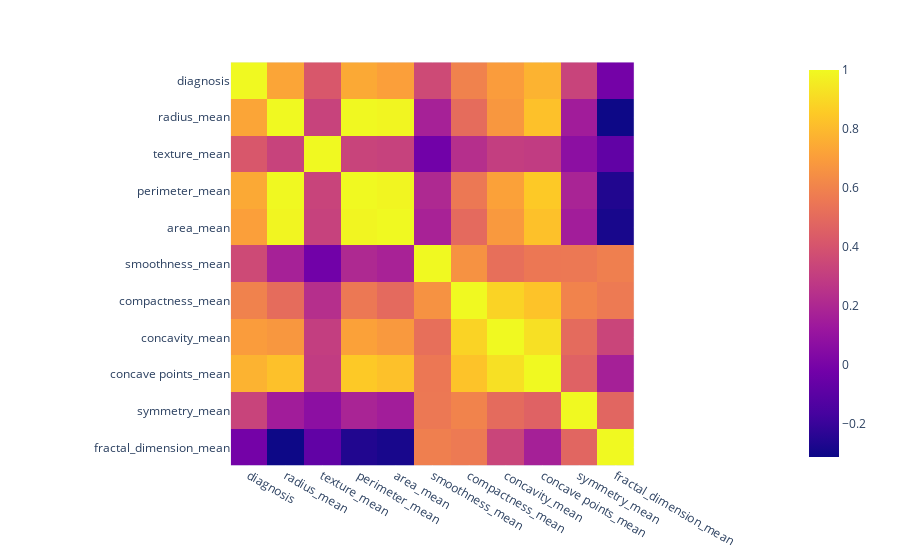

Notebook code for this chart:
### Code cell
plt.figure(figsize=(15, 10))


fig = px.imshow(data[cols].corr());
fig.show()

### Figure 1 — Plotly figure (JSON) as saved in the notebook; plotly's stock layout.template omitted (floating-point values rounded to 4 significant figures)
{"data": [{"coloraxis": "coloraxis", "hovertemplate": "x: %{x}<br>y: %{y}<br>color: %{z}<extra></extra>", "name": "0", "type": "heatmap", "x": ["diagnosis", "radius_mean", "texture_mean", "perimeter_mean", "area_mean", "smoothness_mean", "compactness_mean", "concavity_mean", "concave points_mean", "symmetry_mean", "fractal_dimension_mean"], "xaxis": "x", "y": ["diagnosis", "radius_mean", "texture_mean", "perimeter_mean", "area_mean", "smoothness_mean", "compactness_mean", "concavity_mean", "concave points_mean", "symmetry_mean", "fractal_dimension_mean"], "yaxis": "y", "z": [[1, 0.73, 0.4152, 0.7426, 0.709, 0.3586, 0.5965, 0.6964, 0.7766, 0.3305, -0.01284], [0.73, 1, 0.3238, 0.9979, 0.9874, 0.1706, 0.5061, 0.6768, 0.8225, 0.1477, -0.3116], [0.4152, 0.3238, 1, 0.3295, 0.3211, -0.02339, 0.2367, 0.3024, 0.2935, 0.0714, -0.07644], [0.7426, 0.9979, 0.3295, 1, 0.9865, 0.2073, 0.5569, 0.7161, 0.851, 0.183, -0.2615], [0.709, 0.9874, 0.3211, 0.9865, 1, 0.177, 0.4985, 0.686, 0.8233, 0.1513, -0.2831], [0.3586, 0.1706, -0.02339, 0.2073, 0.177, 1, 0.6591, 0.522, 0.5537, 0.5578, 0.5848], [0.5965, 0.5061, 0.2367, 0.5569, 0.4985, 0.6591, 1, 0.8831, 0.8311, 0.6026, 0.5654], [0.6964, 0.6768, 0.3024, 0.7161, 0.686, 0.522, 0.8831, 1, 0.9214, 0.5007, 0.3368], [0.7766, 0.8225, 0.2935, 0.851, 0.8233, 0.5537, 0.8311, 0.9214, 1, 0.4625, 0.1669], [0.3305, 0.1477, 0.0714, 0.183, 0.1513, 0.5578, 0.6026, 0.5007, 0.4625, 1, 0.4799], [-0.01284, -0.3116, -0.07644, -0.2615, -0.2831, 0.5848, 0.5654, 0.3368, 0.1669, 0.4799, 1]]}], "layout": {"coloraxis": {"colorscale": [[0, "#0d0887"], [0.1111, "#46039f"], [0.2222, "#7201a8"], [0.3333, "#9c179e"], [0.4444, "#bd3786"], [0.5556, "#d8576b"], [0.6667, "#ed7953"], [0.7778, "#fb9f3a"], [0.8889, "#fdca26"], [1, "#f0f921"]]}, "margin": {"t": 60}, "xaxis": {"anchor": "y", "constrain": "domain", "domain": [0, 1], "scaleanchor": "y"}, "yaxis": {"anchor": "x", "autorange": "reversed", "constrain": "domain", "domain": [0, 1]}}}
